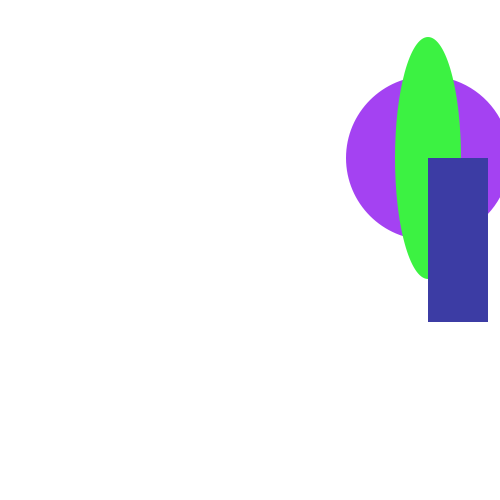
Frame 1 (no input)
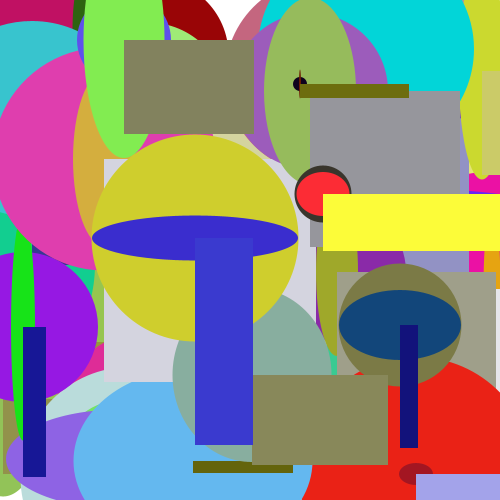
Frame 60 (the mouse pressed at the canvas centre just before this capture)
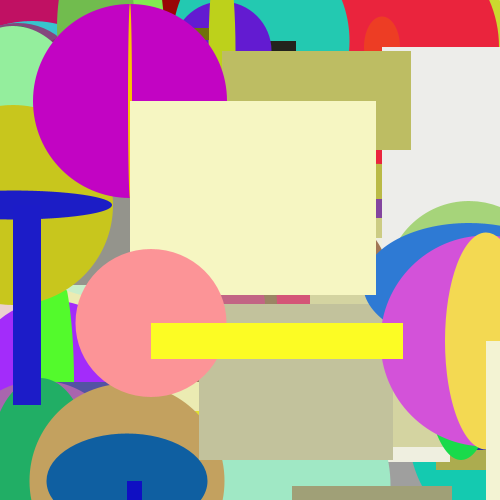
Frame 120 (the mouse held since frame 60 and released just before this capture)

The Processing sketch that drew these frames (run headless with seeded random() and noise(); from frame 60 on, the mouse is pressed at the canvas centre):

// Processing sketch: random_shapes
// ── random_shapes.pde


void setup(){
  size(500,500);
  background(255);
}

void draw(){
  int r = int(random(255));
  int r1 = int(random(255));
  int r2 = int(random(255));
  int r3 = int(random(255));
  int posX = int(random(width));
  int posY = int(random(height));
  noStroke();
  color c = color(r,r1,r2);
  color c2 = color(r3,r2,r1);
  color c3 = color(r3,r3,r);
  fill(c);
  ellipse(posX,posY,r,r);
  fill(c2);
  ellipse(posX,posY,r1,r2);
  fill(c3);
  rect(posX,posY,r3,r);
}
